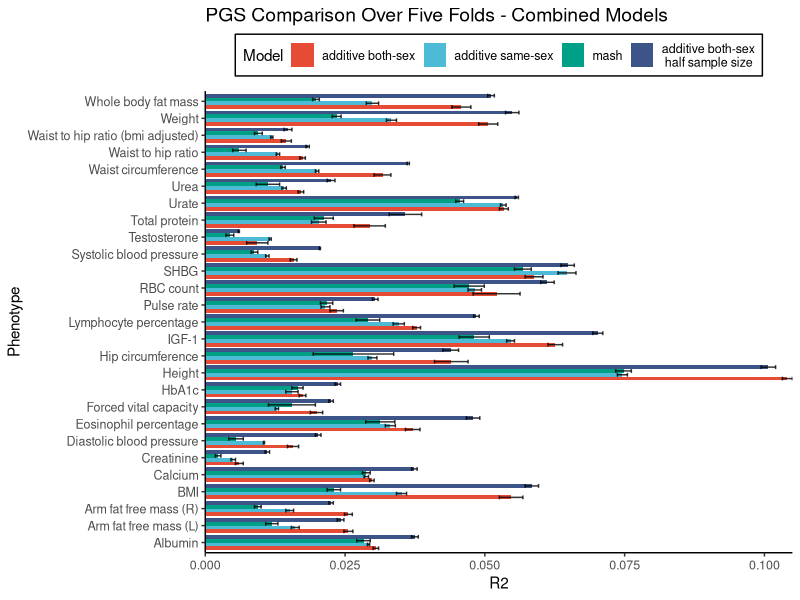
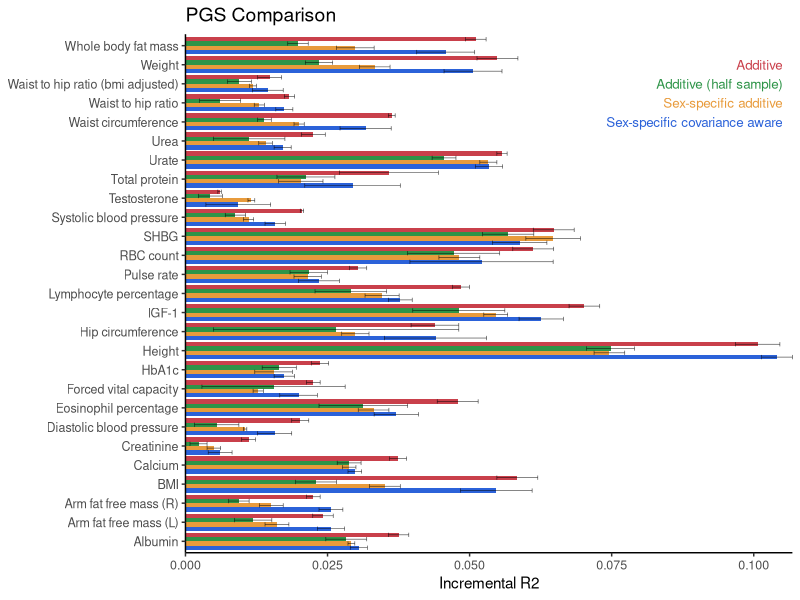
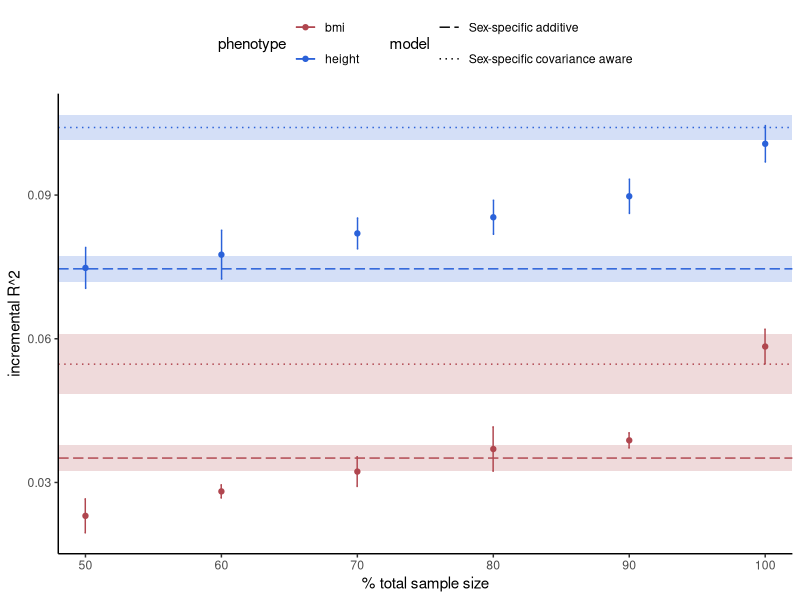

Reproduce these figures in R, in order.
library(ggplot2)
library(ggrepel)
library(reshape2)
library(ggpubr)
library(ggsci)

setwd("~/Documents/Harpak/GxSex/PGS")

df <- read.csv("PGS_results_4.txt", sep="\t")
head(df)
# inc r2
df <- df[c(-3,-4,-7,-8,-11,-12,-15,-16)]
# r2
#df <- df[c(-5,-6,-9,-10,-13,-14)]
df$Sex[df$Sex == 'male'] <- 'm'
df$Sex[df$Sex == 'female'] <- 'f'

df_combined <- df[df$Sex == 'combined',]
df_sep <- df[df$Sex != 'combined',]
df_sep$Phenotype <- paste0(df_sep$Phenotype,"_",df_sep$Sex)

melt_out <- function(df) {
  df1 <- melt(df[c(1,2,3,5,7,9)], id.vars = c('Phenotype','Sex'),
              variable.name = "r2_var", value.name = "r2_val")
  df2 <- melt(df[c(1,2,4,6,8,10)], id.vars = c('Phenotype','Sex'),
              variable.name = "r2_var", value.name = "r2_se_val")
  df2$r2_var <- df1$r2_var
  df <- merge(df1,df2, by=c('Phenotype','Sex','r2_var'))
  df <- df[order(df$Phenotype, decreasing = FALSE),]
  return(df)
}
head(df_sep)
df_sep <- melt_out(df_sep)
df_combined <- melt_out(df_combined)
# order factor
df_combined$r2_var <- factor(df_combined$r2_var, levels=c("m_incr2","as_incr2","ah_incr2","ab_incr2"))
df_combined <- df_combined[order(df_combined$r2_var),]

# # formate df_combined for analysis
# df_combined = dcast(df_combined, Phenotype ~ r2_var, value.var="r2_val")
# #write.table(df_combined, file = "combined_r2.txt", sep="\t", row.names=FALSE, quote = FALSE)
# # ttest for difference between additive and mash
# df_add <- df_combined[df_combined$r2_var == "_r2", c(1,2)]
# df_mash <- df_combined[df_combined$r2_var == "m_r2",c(1,4)]
# df_add <- df_add %>%
#   mutate(mean_diff = r2_val - df_mash$r2_val) %>%
#   mutate(se_diff = sqrt((df_add$r2_se_val)^2 + (df_mash$r2_se_val)^2) ) %>%
#   mutate(ttest = mean_diff - se_diff)
# #write.table(df_add, file = "combined_diff.text", sep="\t", row.names=FALSE, quote = FALSE)

# combined plot, r2
#pdf(file="pgs_comparison_five_combined.pdf",width=8,height=14)
p <- ggplot(data=df_combined, aes(x=Phenotype, y=r2_val, fill=r2_var)) +
  geom_bar(position='dodge',stat='identity') +
  geom_errorbar(aes(ymin=r2_val-r2_se_val, ymax=r2_val+r2_se_val), alpha= 0.8, show.legend = FALSE,
                position='dodge', stat='identity') +
  scale_y_continuous(expand = c(0,0)) +
  labs(title='PGS Comparison Over Five Folds - Combined Models', y="R2", fill="Model") +
  coord_flip() + 
  theme_classic() + 
  scale_fill_npg(labels = c('additive both-sex', 'additive same-sex', 'mash',"additive both-sex\n half sample size")) +
  theme(axis.text = element_text(size=9), axis.title = element_text(size=11), plot.title=element_text(size=14),
        legend.title=element_text(size=11), legend.text=element_text(size=9), 
        legend.position = 'top', legend.background = element_rect(linetype='solid', color='black'))
p
#dev.off()

## combined plot, edited 3SE
ggplot(data=df_combined, aes(x=Phenotype, y=r2_val, fill=(r2_var))) +
  geom_bar(position='dodge',stat='identity') +
  geom_errorbar(aes(ymin=r2_val-3*r2_se_val, ymax=r2_val+3*r2_se_val), alpha= 0.8, 
                show.legend = FALSE, position='dodge', stat='identity', size=0.2) +
  scale_y_continuous(expand = c(0,0)) +
  labs(title='PGS Comparison', y="Incremental R2", fill="Model") +
  coord_flip() + 
  theme_classic() + 
  scale_fill_manual(values = c("#2b62d9", "#e89b3c", "#2e9448","#c9404b")) +
  theme(axis.text = element_text(size=9), axis.title.x = element_text(size=11),
        plot.title=element_text(size=14), axis.title.y = element_blank(),
        legend.position = "none") +
  annotate("text", x = 26, y=0.105, label = "Additive", hjust = 1, color="#c9404b", size=3.4 ) +
  annotate("text", x = 25, y=0.105, label = "Additive (half sample)", hjust = 1, color="#2e9448", size=3.4 ) +
  annotate("text", x = 24, y=0.105, label = "Sex-specific additive", hjust = 1, color="#e89b3c", size=3.4) +
  annotate("text", x = 23, y=0.105, label = "Sex-specific covariance aware", hjust = 1, color="#2b62d9", size=3.4 )
  
  



############### SAMPLE SIZE

setwd("~/Research/GWAS-frontera/PGS")
df <- read.csv("PGS_samplesize.txt", sep="\t")
df2 <- read.csv("PGS_samplesize_intercept.txt", sep="\t")
df2$perc <- 50
head(df2)

ggplot(df, aes(x=perc, y=ah_inc_r2, color=phenotype)) +
  geom_point() +
  geom_errorbar(aes(ymin=ah_inc_r2-3*ah_inc_r2_se, ymax=ah_inc_r2+3*ah_inc_r2_se),
                width=0.2, position=position_dodge(0.05)) +
  geom_rect(aes(xmin=48, xmax=102, ymin=ah_inc_r2-3*ah_inc_r2_se, 
                ymax=ah_inc_r2+3*ah_inc_r2_se, fill=phenotype), 
            data=df2, alpha=0.2, linetype=0, show.legend = FALSE) +
  geom_hline(aes(yintercept=ah_inc_r2, color=phenotype, linetype=model), df2) +
  labs(x="% total sample size", y="incremental R^2") +
  theme_classic() +
  scale_color_manual(values = c("#b0464f","#2b62d9")) +
  scale_fill_manual(values = c("#b0464f","#2b62d9")) +
  scale_linetype_manual(values=c("longdash","dotted"), 
                        labels=c("Sex-specific additive","Sex-specific covariance aware")) +
  scale_x_continuous(expand=c(0,0), limits=c(48,102), breaks=seq(50,100,10)) +
  theme(legend.position="top") +
  guides(linetype=guide_legend(nrow=2), color=guide_legend(nrow=2))


